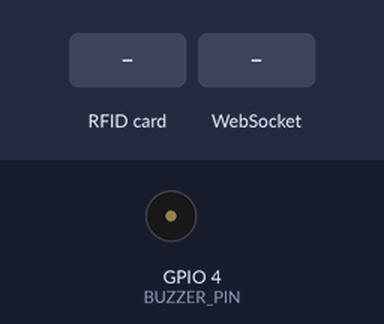
A sketch run on a simulated ESP32. Parts: buzzer (waves = sounding). The inputs (shaded band) are chosen by the test bench. WiFi joins after 1.5 s; servers stay silent unless stated; what the sketch prints to the serial monitor is not drawn.

Above: at 2.7 s.
2.8 s: RFID card 5E 7A 19 C4 held to the reader
At 2.9 s:
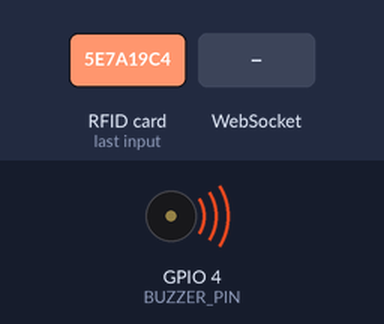
4.5 s: WebSocket text "1" received
Timing chart, 0 to 7.5 s (numbered marks = the images above; inputs shaded):
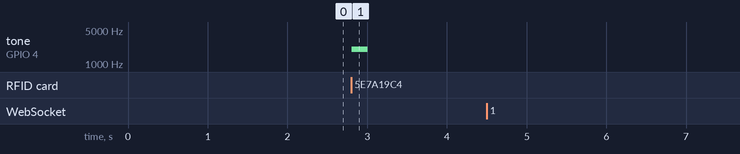

The sketch:

esp-arduino.ino
```cpp
#include <MFRC522v2.h>
#include <MFRC522DriverSPI.h>
#include <MFRC522DriverPinSimple.h>
#include <MFRC522Debug.h>
#include <WiFi.h>
#include <WebSocketsClient.h>
#include <ArduinoJson.h>

// WiFi credentials
const char* ssid = "Chillin Cave";
const char* password = "mimamima";

// WebSocket server details - UPDATED FOR RAILWAY
const char* websocket_server = "breaking-news-ws-server-production.up.railway.app";
const int websocket_port = 443; // Use port 443 for secure connections

// Define the pin for the buzzer
#define BUZZER_PIN 4

// RFID reader pins
MFRC522DriverPinSimple ss_pin(5);
MFRC522DriverSPI driver{ss_pin};
MFRC522 mfrc522{driver};

// WebSocket client instance
WebSocketsClient webSocket;

// Last scanned card UID to prevent duplicates
String lastScannedUID = "";
unsigned long lastScanTime = 0;
const unsigned long SCAN_COOLDOWN = 1000; // 1 second cooldown between scans

void webSocketEvent(WStype_t type, uint8_t * payload, size_t length) {
  switch(type) {
    case WStype_DISCONNECTED:
      Serial.println("[WebSocket] Disconnected!");
      break;
    case WStype_CONNECTED:
      {
        Serial.println("[WebSocket] Connected!");
        // Send device info
        StaticJsonDocument<200> doc;
        doc["type"] = "device_connect";
        doc["deviceId"] = "esp32-rfid-reader-001";
        doc["deviceType"] = "rfid_reader";

        String jsonString;
        serializeJson(doc, jsonString);
        webSocket.sendTXT(jsonString);
      }
      break;
    case WStype_TEXT:
      Serial.printf("[WebSocket] Received text: %s\n", payload);
      break;
    case WStype_ERROR:
      Serial.printf("[WebSocket] Error: %u\n", length);
      break;
    case WStype_BIN:
      Serial.printf("[WebSocket] Binary data received\n");
      break;
    case WStype_PING:
      Serial.println("[WebSocket] Ping received");
      break;
    case WStype_PONG:
      Serial.println("[WebSocket] Pong received");
      break;
  }
}

void setup() {
  Serial.begin(115200);
  while (!Serial);

  // Initialize hardware
  pinMode(BUZZER_PIN, OUTPUT);
  mfrc522.PCD_Init();
  MFRC522Debug::PCD_DumpVersionToSerial(mfrc522, Serial);

  // Connect to WiFi
  WiFi.begin(ssid, password);
  Serial.print("Connecting to WiFi");
  while (WiFi.status() != WL_CONNECTED) {
    delay(500);
    Serial.print(".");
  }
  Serial.println("\nConnected to WiFi");
  Serial.print("IP Address: ");
  Serial.println(WiFi.localIP());

  // Configure and connect WebSocket client
  Serial.print("Connecting to WebSocket server: ");
  Serial.println(websocket_server);

  // Use beginSSL for secure connection
  webSocket.beginSSL(websocket_server, websocket_port, "/");
  webSocket.onEvent(webSocketEvent);
  webSocket.setReconnectInterval(5000);

  Serial.println(F("Ready to scan RFID cards"));
}

void loop() {
  webSocket.loop();  // Handle WebSocket events

  // Reset the loop if no new card present on the sensor/reader
  if (!mfrc522.PICC_IsNewCardPresent()) {
    return;
  }

  // Select one of the cards
  if (!mfrc522.PICC_ReadCardSerial()) {
    return;
  }

  // Create a string from the current UID
  String uidString = "";
  for (byte i = 0; i < mfrc522.uid.size; i++) {
    if (mfrc522.uid.uidByte[i] < 0x10) {
      uidString += "0";
    }
    uidString += String(mfrc522.uid.uidByte[i], HEX);
  }
  uidString.toUpperCase();

  // Check if this is a new scan (not the same card within cooldown period)
  unsigned long currentTime = millis();
  if (uidString != lastScannedUID || (currentTime - lastScanTime) >= SCAN_COOLDOWN) {
    // Play sound
    tone(BUZZER_PIN, 2000, 200);

    // Update last scan info
    lastScannedUID = uidString;
    lastScanTime = currentTime;

    // Send to WebSocket server if connected
    if (webSocket.isConnected()) {
      StaticJsonDocument<200> doc;
      doc["type"] = "rfid_scan";
      doc["cardId"] = uidString;
      doc["deviceId"] = "esp32-001";

      String jsonString;
      serializeJson(doc, jsonString);
      webSocket.sendTXT(jsonString);

      Serial.print("Sent to server - Card UID: ");
      Serial.println(uidString);
    } else {
      Serial.println("WebSocket not connected. Card UID: " + uidString);
    }
  }

  delay(50); // Small delay to prevent too rapid scanning
}
```

Measured:
- after the input at 2.8 s, tone on GPIO 4 (BUZZER_PIN): silent → 2000 Hz at once, → silent 0.20 s later
- after the input at 4.5 s, every drawn part: stays the same
